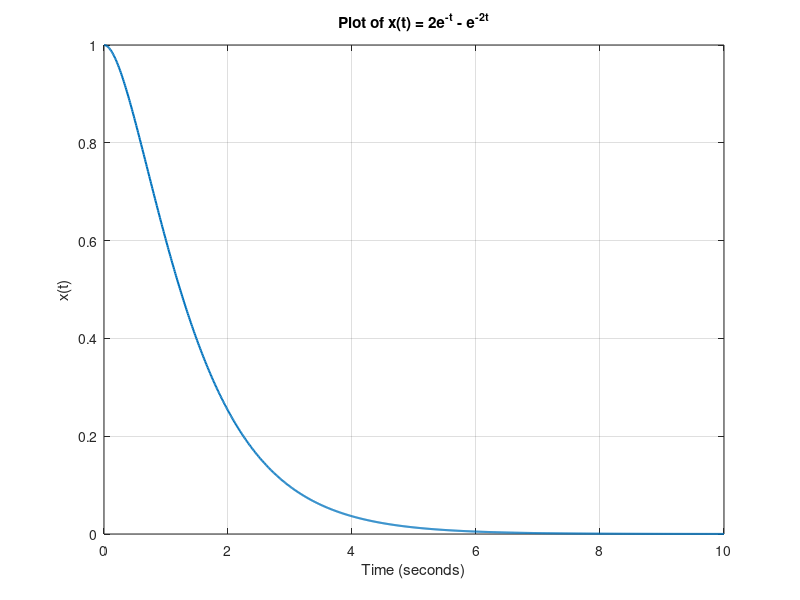

Write MATLAB code to recreate this figure.
% Define the time vector from 0 to 10 seconds
t = linspace(0, 10, 1000);

% Define the function x(t)
x = 2 * exp(-t) - exp(-2 * t);

% Plot the function
figure;
plot(t, x, 'LineWidth', 1.5);
title('Plot of x(t) = 2e^{-t} - e^{-2t}');
xlabel('Time (seconds)');
ylabel('x(t)');
grid on;
